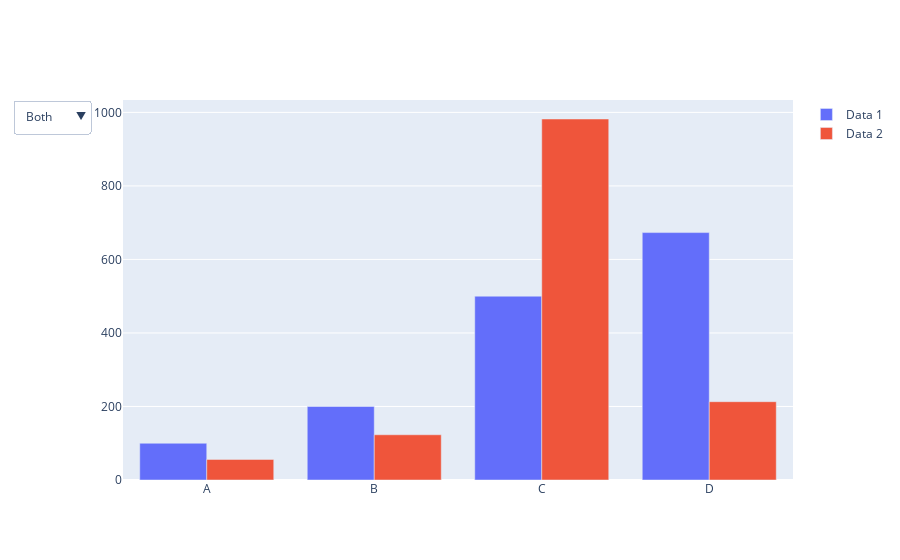

Notebook code cell kept with this figure:
### Code cell


### Figure 1 — Plotly figure (JSON) as saved in the notebook; plotly's stock layout.template omitted (floating-point values rounded to 4 significant figures)
{"data": [{"name": "Data 1", "type": "bar", "x": ["A", "B", "C", "D"], "y": [100, 200, 500, 673]}, {"name": "Data 2", "type": "bar", "x": ["A", "B", "C", "D"], "y": [56, 123, 982, 213]}], "layout": {"updatemenus": [{"active": 0, "buttons": [{"args": [{"visible": [true, true]}, {"title": "Both"}], "label": "Both", "method": "update"}, {"args": [{"visible": [true, false]}, {"title": "Data 1"}], "label": "Data 1", "method": "update"}, {"args": [{"visible": [false, true]}, {"title": "Data 2"}], "label": "Data 2", "method": "update"}]}]}}
